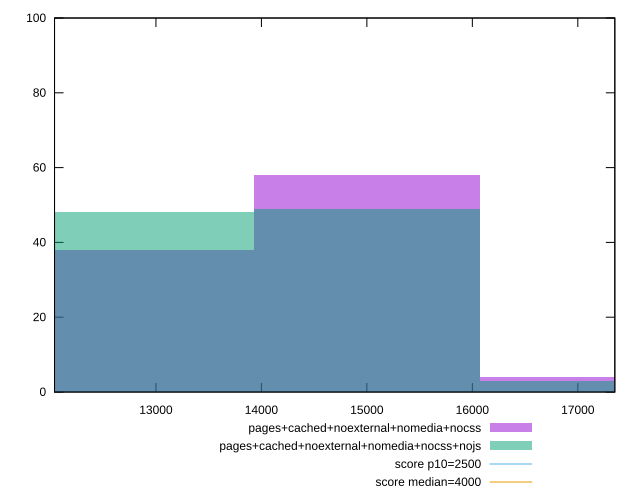

gnuplot code for this plot:
reset

$pagesCachedNoexternalNomediaNocss <<EOF
15004.755098714124 58
12861.218656040677 38
17148.29154138757 4
EOF

$pagesCachedNoexternalNomediaNocssNojs <<EOF
15004.755098714124 49
12861.218656040677 48
17148.29154138757 3
EOF

set key outside below
set boxwidth 2143.5364426734463
set xrange [12038.505500000001:17350.9095]
set yrange [0:100]
set trange [0:100]
set style fill transparent solid 0.5 noborder

set parametric
set terminal svg size 640, 500 enhanced background rgb 'white'
set output "reprap/largest-contentful-paint/comparison/histogram/4_vs_5.svg"

plot $pagesCachedNoexternalNomediaNocss title "pages+cached+noexternal+nomedia+nocss" with boxes, \
     $pagesCachedNoexternalNomediaNocssNojs title "pages+cached+noexternal+nomedia+nocss+nojs" with boxes, \
     2500,t title "score p10=2500", \
     4000,t title "score median=4000"

reset
